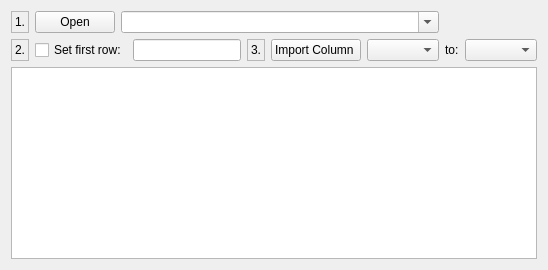
          <widget class="QWidget" name="tab_24">
           <attribute name="title">
            <string>db</string>
           </attribute>
           <layout class="QGridLayout" name="gridLayout_6">
            <item row="0" column="0">
             <widget class="QLabel" name="label_41">
              <property name="frameShape">
               <enum>QFrame::StyledPanel</enum>
              </property>
              <property name="text">
               <string>1.</string>
              </property>
             </widget>
            </item>
            <item row="0" column="1">
             <widget class="QPushButton" name="buttonOpenimpdb">
              <property name="text">
               <string>Open</string>
              </property>
             </widget>
            </item>
            <item row="0" column="2" colspan="5">
             <widget class="QComboBox" name="comboBoximpdb">
              <property name="editable">
               <bool>true</bool>
              </property>
             </widget>
            </item>
            <item row="1" column="0">
             <widget class="QLabel" name="label_43">
              <property name="frameShape">
               <enum>QFrame::StyledPanel</enum>
              </property>
              <property name="text">
               <string>2.</string>
              </property>
             </widget>
            </item>
            <item row="1" column="1" colspan="2">
             <widget class="QCheckBox" name="checkBoxSetIDdb">
              <property name="text">
               <string>Set first row:</string>
              </property>
             </widget>
            </item>
            <item row="1" column="3">
             <widget class="QLineEdit" name="lineEditFirstIDimpdb">
              <property name="text">
               <string/>
              </property>
             </widget>
            </item>
            <item row="1" column="4">
             <widget class="QLabel" name="label_44">
              <property name="frameShape">
               <enum>QFrame::StyledPanel</enum>
              </property>
              <property name="text">
               <string>3.</string>
              </property>
             </widget>
            </item>
            <item row="1" column="5">
             <widget class="QPushButton" name="buttonimpdbToSql">
              <property name="text">
               <string>Import Column </string>
              </property>
             </widget>
            </item>
            <item row="1" column="6">
             <widget class="QComboBox" name="comboBoximpdbsource"/>
            </item>
            <item row="1" column="7">
             <widget class="QLabel" name="label_46">
              <property name="text">
               <string>to:</string>
              </property>
             </widget>
            </item>
            <item row="1" column="8">
             <widget class="QComboBox" name="comboBoximpdbziel"/>
            </item>
            <item row="2" column="0" colspan="9">
             <widget class="QTableWidget" name="tableimpdb"/>
            </item>
           </layout>
          </widget>
